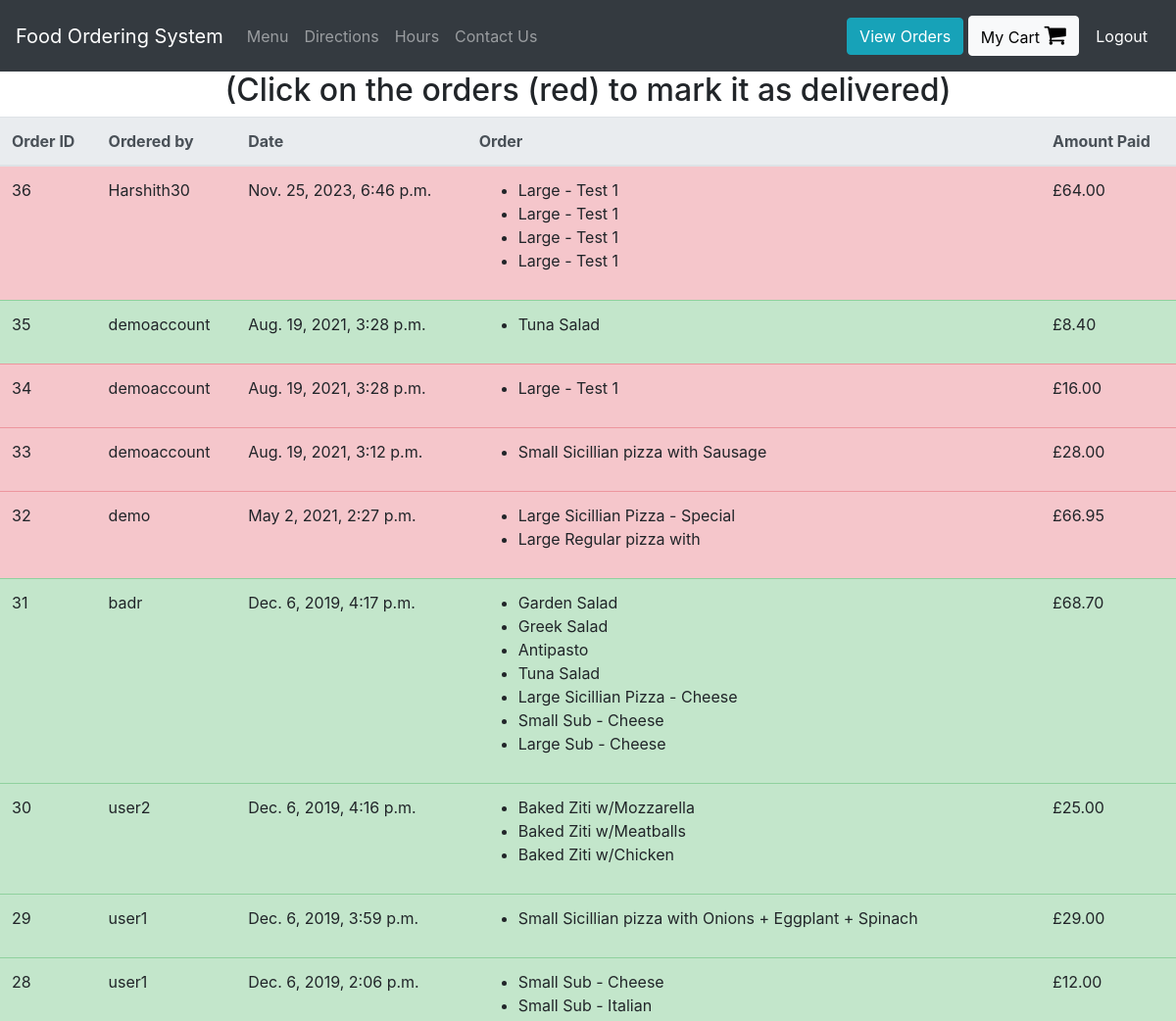
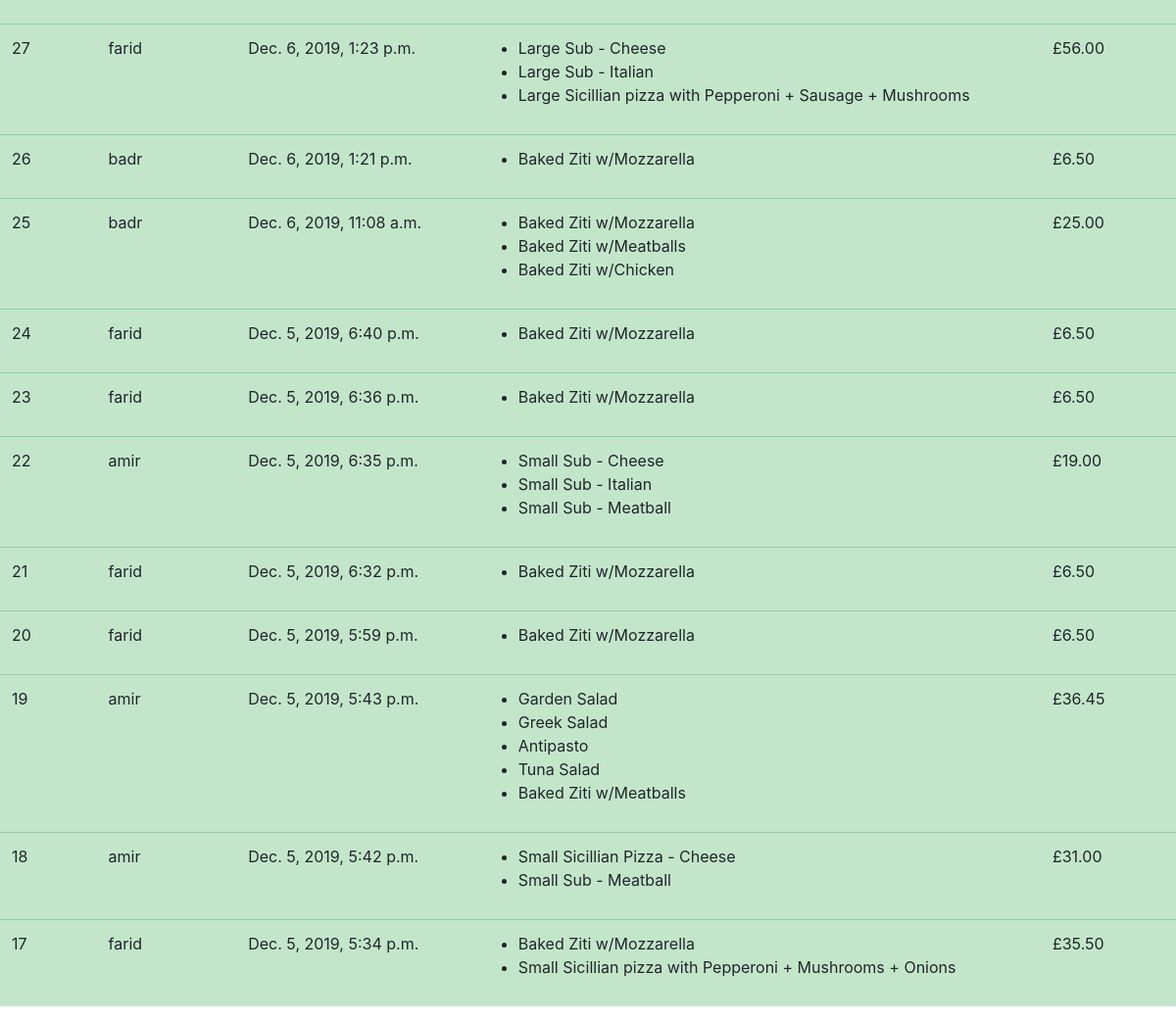
Page /view-orders (signed in) on the committed database (2 pictures, top to bottom).
### orders/models.py (models this page shows, shortened)
class UserOrder(models.Model):
    username = models.CharField(max_length=200) #who placed the order
    order = models.TextField() #this will be a string representation of the cart from localStorage
    price = models.DecimalField(max_digits=6, decimal_places=2) #how much was the order
    time_of_order  = models.DateTimeField(default=datetime.now, blank=True)
    delivered = models.BooleanField()

### orders/views.py (the view)
# urls.py: path("view-orders", views.view_orders, name="view_orders"),
def view_orders(request):
    if request.user.is_superuser:
        rows = UserOrder.objects.all().order_by('-time_of_order')
        return render(request, "orders/orders.html", context = {"rows":rows})
    else:
        rows = UserOrder.objects.all().filter(username = request.user.username).order_by('-time_of_order')
        return render(request, "orders/orders.html", context = {"rows":rows})

### orders/templatetags/custom_tags.py (called while the page is built)
@register.filter(name="format_cart")
def format_cart(value):
    return value[1:-1].split(",")

@register.filter(name="format_cart_item")
def format_cart_item(value):
    return value.replace("'","")

### orders/templates/orders/orders.html
{% extends 'orders/header.html' %}
{% load custom_tags %}
{% block content %}
<div class="container-fluid">
  <div class="row justify-content-center">
    {% if user.is_superuser %}
      <h2>(Click on the orders (red) to mark it as delivered)</h2>
    {% else %}
      <h2> Orders by: {{user.get_username}} </h2>
    {% endif %}
    <table class="table">
        <thead class="thead-light">
        <tr>
          <th scope="col">Order ID</th>
          <th scope="col">Ordered by</th>
          <th scope="col">Date</th>
          <th scope="col">Order</th>
          <th scope="col">Amount Paid</th>
        </tr>
        </thead>
        <tbody id = "orders_table">
          {% for row in rows %}
          {% if row.delivered %}
            <tr class="table-success">
          {% else %}
            <tr class="table-danger mark-as-complete">
          {% endif %}
              <td>{{row.id}}</td>
              <td>{{row.username}}</td>
              <td>{{row.time_of_order}}</td>
              <td >
                <ul>
                  {% for item in row.order|format_cart %}
                    <li>{{item|format_cart_item}}</li>
                  {% endfor %}
                </ul>
              </td>
              <td>£{{row.price}}</td>
            </tr>
          {% endfor %}
        </tbody>
    </table>
  </div>
</div>
{% endblock %}

### rows in the picture
UserOrder: id "36", username "Harshith30", time_of_order "Nov. 25, 2023, 6:46 p.m.", order "Large - Test 1" "Large - Test 1" "Large - Test 1" "Large - Test 1", price "64.00"
UserOrder: id "35", username "demoaccount", time_of_order "Aug. 19, 2021, 3:28 p.m.", order "Tuna Salad", price "8.40"
UserOrder: id "34", username "demoaccount", time_of_order "Aug. 19, 2021, 3:28 p.m.", order "Large - Test 1", price "16.00"
UserOrder: id "33", username "demoaccount", time_of_order "Aug. 19, 2021, 3:12 p.m.", order "Small Sicillian pizza with Sausage", price "28.00"
UserOrder: id "32", username "demo", time_of_order "May 2, 2021, 2:27 p.m.", order "Large Sicillian Pizza - Special" "Large Regular pizza with", price "66.95"
UserOrder: id "31", username "badr", time_of_order "Dec. 6, 2019, 4:17 p.m.", order "Garden Salad" "Greek Salad" "Antipasto" "Tuna Salad" "Large Sicillian Pizza - Cheese" "Small Sub - Cheese" "Large Sub - Cheese", price "68.70"
UserOrder: id "30", username "user2", time_of_order "Dec. 6, 2019, 4:16 p.m.", order "Baked Ziti w/Mozzarella" "Baked Ziti w/Meatballs" "Baked Ziti w/Chicken", price "25.00"
UserOrder: id "29", username "user1", time_of_order "Dec. 6, 2019, 3:59 p.m.", order "Small Sicillian pizza with Onions + Eggplant + Spinach", price "29.00"
UserOrder: id "28", username "user1", time_of_order "Dec. 6, 2019, 2:06 p.m.", order "Small Sub - Cheese" "Small Sub - Italian", price "12.00"
UserOrder: id "27", username "farid", time_of_order "Dec. 6, 2019, 1:23 p.m.", order "Large Sub - Cheese" "Large Sub - Italian" "Large Sicillian pizza with Pepperoni + Sausage + Mushrooms", price "56.00"
UserOrder: id "26", username "badr", time_of_order "Dec. 6, 2019, 1:21 p.m.", order "Baked Ziti w/Mozzarella", price "6.50"
UserOrder: id "25", username "badr", time_of_order "Dec. 6, 2019, 11:08 a.m.", order "Baked Ziti w/Mozzarella" "Baked Ziti w/Meatballs" "Baked Ziti w/Chicken", price "25.00"
UserOrder: id "24", username "farid", time_of_order "Dec. 5, 2019, 6:40 p.m.", order "Baked Ziti w/Mozzarella", price "6.50"
UserOrder: id "23", username "farid", time_of_order "Dec. 5, 2019, 6:36 p.m.", order "Baked Ziti w/Mozzarella", price "6.50"
UserOrder: id "22", username "amir", time_of_order "Dec. 5, 2019, 6:35 p.m.", order "Small Sub - Cheese" "Small Sub - Italian" "Small Sub - Meatball", price "19.00"
UserOrder: id "21", username "farid", time_of_order "Dec. 5, 2019, 6:32 p.m.", order "Baked Ziti w/Mozzarella", price "6.50"
UserOrder: id "20", username "farid", time_of_order "Dec. 5, 2019, 5:59 p.m.", order "Baked Ziti w/Mozzarella", price "6.50"
UserOrder: id "19", username "amir", time_of_order "Dec. 5, 2019, 5:43 p.m.", order "Garden Salad" "Greek Salad" "Antipasto" "Tuna Salad" "Baked Ziti w/Meatballs", price "36.45"
UserOrder: id "18", username "amir", time_of_order "Dec. 5, 2019, 5:42 p.m.", order "Small Sicillian Pizza - Cheese" "Small Sub - Meatball", price "31.00"
UserOrder: id "17", username "farid", time_of_order "Dec. 5, 2019, 5:34 p.m.", order "Baked Ziti w/Mozzarella" "Small Sicillian pizza with Pepperoni + Mushrooms + Onions", price "35.50"
